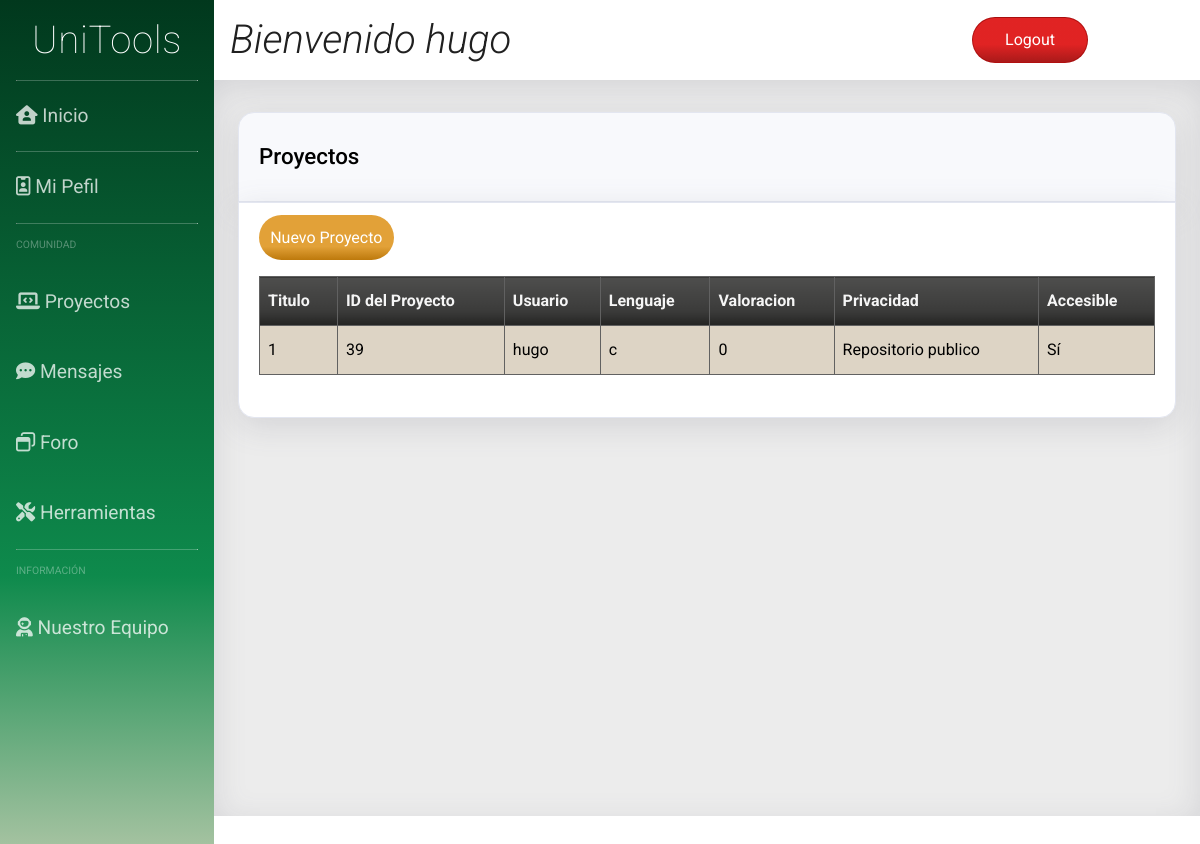
/proyectos.php (signed in), run on an earlier commit of the app's database.
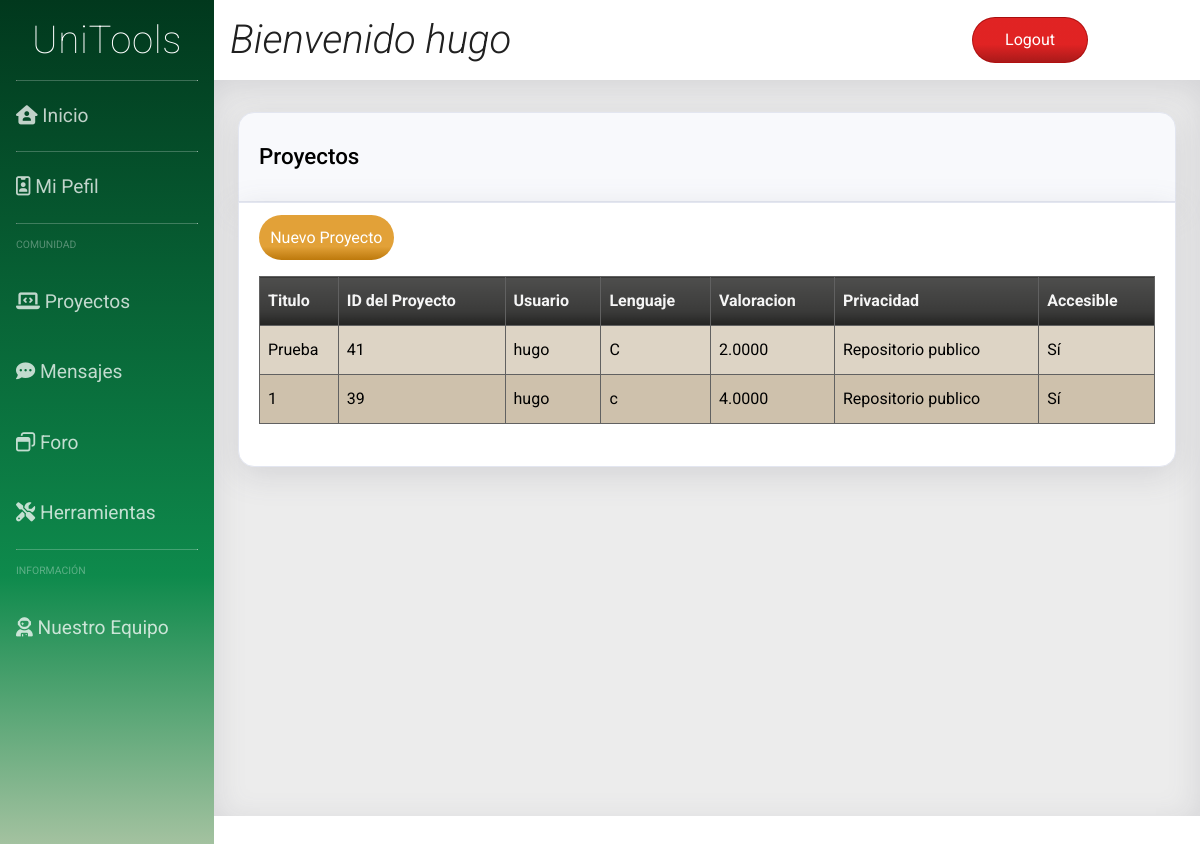
And on a later commit of the database.
### tables this page shows
CREATE TABLE `project` (
  `id` int(11) NOT NULL,
  `titulo` varchar(100) NOT NULL,
  `candado` tinyint(1) NOT NULL,
  `userId` int(11) NOT NULL,
  `estrellas` int(11) NOT NULL,
  `privado` tinyint(1) NOT NULL,
  `lenguaje` varchar(50) NOT NULL,
  `contenido` varchar(200) NOT NULL
);

CREATE TABLE `user` (
  `id_user` int(11) NOT NULL,
  `email` varchar(50) NOT NULL,
  `password` varchar(255) NOT NULL,
  `username` varchar(30) NOT NULL,
  `premium` tinyint(1) NOT NULL,
  `admin` tinyint(1) NOT NULL,
  `name` text NOT NULL,
  `aboutMe` text NOT NULL
);

### dao/project_class.php (called while the page is built, shortened)
<?php
class TOUproject {
	private $id;
	private $user;
	private $titulo;
	private $lenguaje;
  function __construct($id='',$user='',$titulo='',$contenido='',$lenguaje='',$privado='',$candado='',$estrellas='')
  {
    $this->id = $id;
    $this->user = $user;
    $this->titulo = $titulo;
    $this->lenguaje = $lenguaje;
  }
  public function get_id(){
		return $this->id;
	}
	public function get_user(){
		return $this->user;
	}
	public function get_titulo(){
		return $this->titulo;
	}
	public function get_lenguaje(){
		return $this->lenguaje;
	}
 }

### dao/DAO.php (called while the page is built, shortened)
<?php
class DAO {
	public $conn;
	public function __construct() {
		if (!$this->conn){
			if(isset($_SESSION['admin']) && $_SESSION['admin']){
				$this->conn = mysqli_connect("localhost", "root", "", "unitoolsdb");
			}else{
				$this->conn = mysqli_connect("localhost", "Usuario", "User", "unitoolsdb");
			}
		}
	}
	public function insertarConsulta($query){
		$result = mysqli_query($this->conn, $query) or die($this->conn->error);
		return true;
	}
	public function ejecutarConsulta($query){
		$result = mysqli_query($this->conn, $query) or die($this->conn->error);
        $array = mysqli_fetch_assoc($result);
		return $array;
	}
	public function devolverConsulta($query){
		$result = mysqli_query($this->conn, $query) or die($this->conn->error);
		return $result;
	}
}
?>

### dao/dao_project.php (called while the page is built, shortened)
<?php
include_once('DAO.php');
include_once('project_class.php');
class DAOproject extends DAO {
  public function show_all_data(){
		$sql = sprintf("SELECT * FROM project ORDER BY id DESC");
		$query = $this->devolverConsulta($sql);
        $array = [];
        while($result = mysqli_fetch_assoc($query)){
            $proj = new TOUproject($result['id'],
            $result['userId'], $result['titulo'], $result['contenido'],
             $result['lenguaje'], $result['privado'],$result['candado'],$result['estrellas']);
            array_push($array, $proj);
        }
		return $array;
  }
}

### dao/dao_user.php (called while the page is built, shortened)
<?php
include_once('DAO.php');
include_once('user_class.php');
class DAOUsuario extends DAO {
	public function search_userId($userId){
		$sql = sprintf("SELECT * FROM user WHERE id_User = $userId");
		if (!$this->ejecutarConsulta($sql))
			return null;
		else
		{
			$result = $this->ejecutarConsulta($sql);
			$user = new TOUser($result['id_user'],$result['email'],$result['password'],$result['username'],$result['premium'], $result['admin'], $result['name'], $result['aboutMe']);
			return $user;
		}
	}
}
?>

### dao/DAOpermissions.php (called while the page is built, shortened)
<?php
include_once('DAO.php');
class DAOpermissions extends DAO {
	public function inPermissions($project, $user){
		$sql = sprintf("SELECT * FROM permissions WHERE project = $project AND user = $user");
		$result = $this->insertarConsulta($sql);
		return $result;
	}
}
?>

### dao/user_class.php (called while the page is built, shortened)
<?php
class TOUser {
	private $user_name;
	function __construct($userId='',$email='',$password='',$user_name='',$premium='', $admin='', $name='', $aboutMe=''){
		$this->user_name = $user_name;
	}
	public function get_username(){
		return $this->user_name;
	}
}
?>

### dao/DAOestrellas.php (called while the page is built, shortened)
<?php
include_once('DAO.php');
class DAOestrellas extends DAO {
	public function show_project_estrellas($project){
		$sql = sprintf("SELECT AVG(rating) AS avg FROM estrellas WHERE project = $project");
		$result = $this->ejecutarConsulta($sql);
		return $result['avg'];
	}
}
?>

### proyectos.php (the view, shortened to what this page needs)
<?php
include_once("dao/dao_user.php");
include_once("dao/dao_project.php");
include_once("dao/DAOpermissions.php");
include_once("dao/DAOestrellas.php");
?>
<!DOCTYPE html>
<html>
<head>
	<link href="https://stackpath.bootstrapcdn.com/font-awesome/4.7.0/css/font-awesome.min.css" rel="stylesheet">
	<link rel="stylesheet" type="text/css" href="css/hoja_OG.css">
	<link rel="stylesheet" type="text/css" href="css/side_OG.css">
	<link rel="stylesheet" type="text/css" href="css/cabecera_OG.css">
	<link rel="stylesheet" type="text/css" href="css/content_OG.css">
	<link rel="stylesheet" type="text/css" href="css/estrellas.css">
</head>
<body>
	<div class="contenedor">
		<?php
		require("includes/common/navegacion_OG.php"); ?>
		<?php
		require("includes/common/cabecera_OG.php"); ?>
		<div class="contenido">
			<div class="fb-col box" id="prs_g">
				<div class="t1 fb-row">
					<h1>Proyectos</h1>
				</div>
				<div class="b1">
					<div class="btn btn_mango">
						<a href="nuevo_project.php">Nuevo Proyecto</a>
					</div>
					<?php
					$dao_project = new DAOproject();
					$dao_user = new DAOUsuario();
					$dao_perm = new DAOpermissions();
					$dao_estrellas = new DAOestrellas();
					$res = $dao_project->show_all_data();
					?>
					<table id="prs" class="round">
						<tr>
							<th>Titulo</th>
							<th>ID del Proyecto</th>
							<th>Usuario</th>
							<th>Lenguaje</th>
							<th>Valoracion</th>
							<th>Privacidad</th>
							<th>Accesible</th>
						</tr>
						<?php
						$userId = $dao_user->search_username($_SESSION['username'])->get_id();
						while (!empty($res)) {
							$curr_proj = array_shift($res);
							if ($dao_user->search_userId($curr_proj->get_user())) {
								$project_id = $curr_proj->get_id();
								if ($dao_perm->inPermissions($project_id, $userId) || !$curr_proj->get_privado()) {
									$accesible = 1;
								} else $accesible = 0;
								$usuario = $dao_user->search_userId($curr_proj->get_user());
								$lenguaje = $curr_proj->get_lenguaje();
								$title = $curr_proj->get_titulo();
								$priv = "Repositorio publico";
								if ($usuario == null) {
									$username = "Usuario borrado";
								} else {
									$username = $usuario->get_username();
								}
						?>
								<tr>
									<?php
									if ($accesible)
										echo '<td id="prs_link"> <a href="project.php?id=' . $project_id . '">';
									else echo '<td>';
									?>
									<?php echo $title      ?> </a></td>
									<td> <?php echo $project_id ?> </td>
									<td> <?php echo $username 	?> </td>
									<td> <?php echo $lenguaje 	?> </td>
									<td> <?php $rating = $dao_estrellas->show_project_estrellas($project_id);
											if ($rating == null) echo "0";
											else echo $rating ?>
									</td>
									<td> <?php echo $priv ?></td>
									<td> <?php if ($accesible) echo "Sí";
											else echo "No" ?> </td>
								</tr>
						<?php
							}
						} ?>
					</table>
				</div>
			</div>
		</div>
	</div>
</body>

### includes/common/navegacion_OG.php (shortened to what this page needs)
<head>
</head>
<ul class="side_menu margin-x0 margin-y0 color">
    <a class="side_unitools d-flex justify-content-center align-items-center margin" href=index.php>
    <div class= "side_unitools_texto c-w">
        UniTools
    </div>
    </a>
    <hr class="side_divH">
    <li class="sideop color">
        <a href=index.php>
        <i class="fas fa-house-user"></i>
        <span>Inicio</span>
        </a>
    </li>
    <hr class="side_divH">
    <?php
    if(!isset($_SESSION["login"]) || !($_SESSION["login"]))
    { ?>
        <div class="side_titulo">
            Comunidad
        </div>
        <li class="sideop color">
            <a href=herramientas.php>
        <i class="fas fa-tools"></i>
            <span>Herramientas</span>
            </a>
        </li>
      <?php
    }
    else if ($_SESSION["login"])
    { ?>
        <li class="sideop color">
            <a href=perfil.php>
            <i class="far fa-id-badge"></i>
            <span>Mi Pefil</span>
            </a>
        </li>
        <hr class="side_divH">
        <div class="side_titulo">
            Comunidad
        </div>
        <li class="sideop color">
            <a href=proyectos_OG.php>
            <i class="fas fa-laptop-code"></i>
            <span>Proyectos</span>
            </a>
        </li>
        <li class="sideop color">
            <a href=mensajes.php>
            <i class="fas fa-comment-dots"></i>
            <span>Mensajes</span>
            </a>
        </li>
        <li class="sideop color">
            <a href=foro.php>
            <i class="far fa-window-restore"></i>
            <span>Foro</span>
            </a>
        </li>
        <li class="sideop color">
            <a href=herramientas.php>
        <i class="fas fa-tools"></i>
            <span>Herramientas</span>
            </a>
        </li>
      <?php
    } ?>
    <hr class="side_divH">
    <div class="side_titulo">
        Información
    </div>
    <li class="sideop color">
        <a href=team.php>
        <i class="fas fa-user-astronaut"></i>
        <span>Nuestro Equipo</span>
        </a>
    </li>
</ul>

### includes/common/cabecera_OG.php
<nav class="cabecera">
<?php
    if(!isset($_SESSION["login"]) || !($_SESSION["login"]))
    { ?>
    <div class="quote flex_c">
        ¡Ayudando a estudiantes desde 2020!
    </div>
    <ul class="nav_iconos">
        <li class="nav_login nav_i">
            <a href=login.php>
        <span>Login</span>
        </a>
        <li class="nav_reg nav_i">
            <a href=registro.php>
        <span>Registrarse</span>
        </a>
    </ul>
     <?php }
    else if ($_SESSION["login"])
    { ?>
    <div class="quote flex_c">
        Bienvenido <?php echo $_SESSION["username"]?>
    </div>
    <ul class="nav_iconos">
        <li class="nav_logout nav_i flex_c">
            <a href=logout.php>
        <span>Logout</span>
        </a>
    </ul>
    <?php
    } ?>
</nav>

### css/hoja_OG.css (style rules this page uses)
html, body { height: 100%; min-height: 100%; margin: 0; font-size: 1rem; line-height: 2; text-align: left; font-family: "Roboto", sans-serif; overflow: hidden; }
.contenedor { display: grid; grid-gap: 0; grid-template-columns: [c1] 1fr [c2] 5.5fr; grid-template-rows: [r1] 1fr [r2] 11fr; width: auto; height: auto; min-width: 100%; min-height: 100%; background-color: #fff; color: #000000; }
a { text-decoration: none; }
.fb-col { display: flex; flex-direction: column; }
.fb-row { display: flex; flex-flow: row wrap; padding-left: 0; }
.box { background-color: transparent; color: black; word-wrap: break-word; margin: 2rem 1.5rem 0; }
.t1 { border: 1px solid #e3e6f0; padding: 0.4rem 1.25rem; margin-bottom: 0; background-color: #f8f9fc; border-bottom: 1px solid #e3e6f0; border-top-left-radius: 1rem; border-top-right-radius: 1rem; border-bottom-left-radius: 0; border-bottom-right-radius: 0; color: #000; box-shadow: 0 0.5rem 2rem 0 rgba(96, 98, 114, 0.178); }
.b1 { border: 1px solid #e3e6f0; padding: 0.6rem 1.25rem; background-color: white; border-radius: 1rem; border-bottom-left-radius: 1rem; border-bottom-right-radius: 1rem; border-top-left-radius: 0; border-top-right-radius: 0; color: #000; box-shadow: 0 0.5rem 2rem 0 rgba(96, 98, 114, 0.178); }
.box h1 { font-weight: 500; font-size: 140%; }
table { width: 100%; margin: 1rem 0 2rem 0; }
table, th, td { border: 1px solid rgb(97, 97, 97); border-collapse: collapse; }
th, td { text-align: left; padding: 0.5rem; }
th { background-color: #3b3b3a; color: whitesmoke; background-image: linear-gradient( 180deg, #4e4e4d 0%, #3b3b3a 70%, #242423 100% ); }
tr:nth-child(even) { background-color: #ddd4c5; border-radius: 5rem; }
tr:nth-child(odd) { background-color: #cec1ac; }
.btn { border-color: #ffffff; border: none; color: #fff; display: inline-block; text-align: center; font-size: 1rem; border-radius: 2rem; width: fit-content; margin-top: 0.2rem; color: #fff; display: inline-block; text-align: center; font-size: 1rem; border-radius: 2rem; }
.btn a, .btn button { padding: 0.4rem 0.7rem 0.4rem 0.7rem; text-align: center; display: block; color: rgb(255, 255, 255); cursor: pointer; border: none; transition: 0.5s; }
.btn_mango { background-color: #e0c218; border: none; color: #fff; background-image: linear-gradient( 180deg, #e2a138 0%, #e2a138 70%, #bd790c 100% ); }
.btn_mango a, .btn_mango button { color: rgb(255, 255, 255); }

### css/side_OG.css (style rules this page uses)
.side_menu { grid-column: c1; grid-row: r1 / 3; display: flex; flex-direction: column; background-size: cover; padding: 0; font-size: 120%; list-style: none; }
.side_unitools { height: 5rem; text-align: left; }
.side_unitools_texto { display: inline-grid; box-sizing: border-box; overflow: hidden; font-weight: 100; font-size: 200%; letter-spacing: 0.04rem; text-align: center; }
hr.side_divH { margin-top: 0px; margin-right: 1rem; margin-bottom: 0rem; margin-left: 1rem; box-sizing: content-box; height: 0; overflow: visible; border-top: 1px solid rgba(255, 255, 255, 0.226); border-bottom: none; }
ul.color { background-color: #1f1b29; isolation: isolate; background-image: linear-gradient( 0deg, #e4dac4 0%, #0e8a4c 40%, #01381d 100% ); }
.d-flex { display: flex; }
.margin { margin-left: 2rem; margin-right: 2rem; }
.margin-x0 { margin-left: 0px; margin-right: 0px; }
.margin-y0 { margin-top: 0px; margin-bottom: 0px; }
.align-items-center { align-items: center; }
.justify-content-center { justify-content: center; }
.c-w { color: rgb(255, 255, 255); }
li.sideop { position: relative; list-style: none; box-sizing: border-box; }
li.sideop a { display: block; padding: 1rem 0 1rem 1rem; color: rgba(255, 255, 255, 0.753); transition: background-color 2s; transition: color 0.5s; }
.side_titulo { color: rgba(255, 255, 255, 0.329); text-transform: uppercase; text-align: left; padding: 0.2rem 0 0.2rem 1rem; font-weight: 400; font-size: 0.65rem; padding-top: 0.7rem; padding-bottom: 0.7rem; }

### css/content_OG.css (style rules this page uses)
* { box-sizing: border-box; }
.contenido { grid-column: c2; grid-row: r2; background-color: rgb(236, 236, 236); color: rgb(37, 37, 37); padding-top: 0px; margin: 0; max-height: 92vh; overflow-y: scroll; width: 100%; padding-bottom: 100px; box-shadow: inset 0 0.5rem 2rem 0 rgba(96, 98, 114, 0.178); }
ul { list-style: none; }
#prs_g { margin: 2rem 1.5rem 0; }
#prs_link { padding: 0; }
#prs_link a { display: block; color: black; height: 3rem; padding: 0.5rem 0 0 0.5rem; }

What changed in the data, as far as the page shows it:
added project: titulo "Prueba", id "41", userId.username "hugo", lenguaje "C", rating "2.0000", priv "Repositorio publico"
shown differently, row unchanged: project id 39: rating (not shown) → "4.0000"; no longer shows "0"
